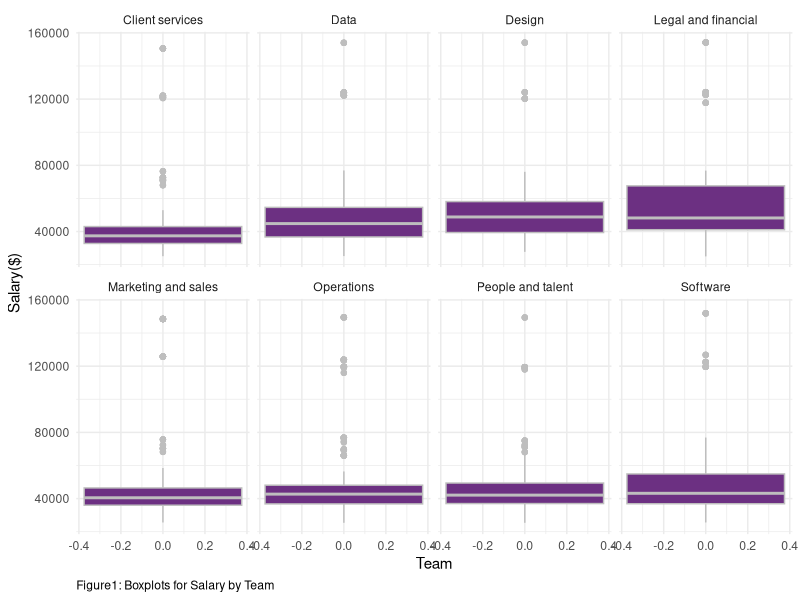
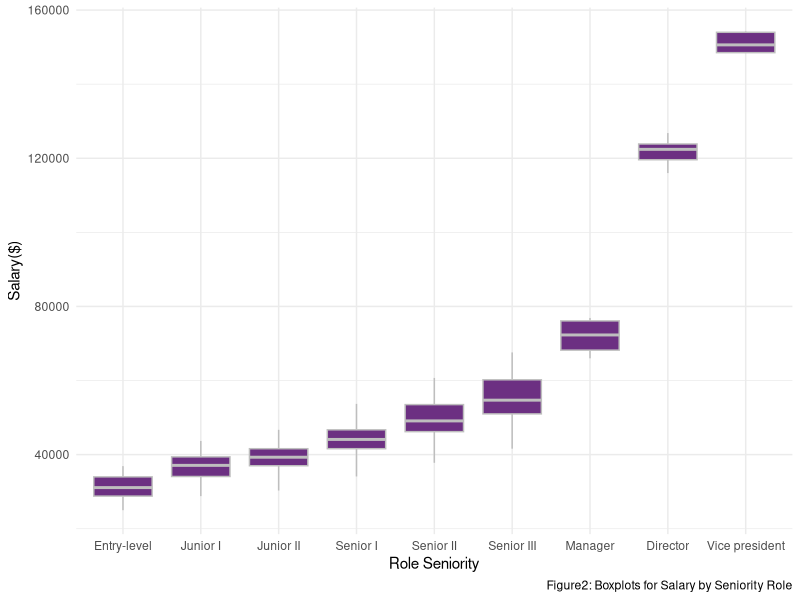
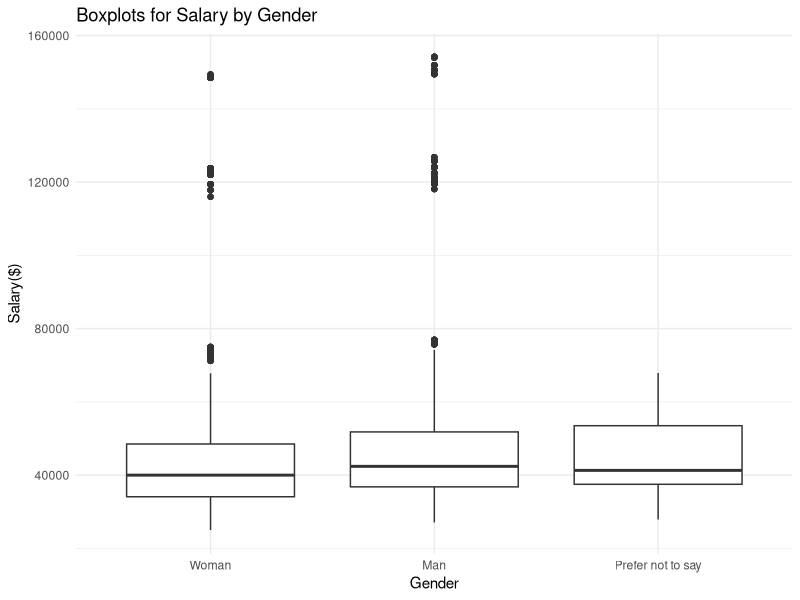
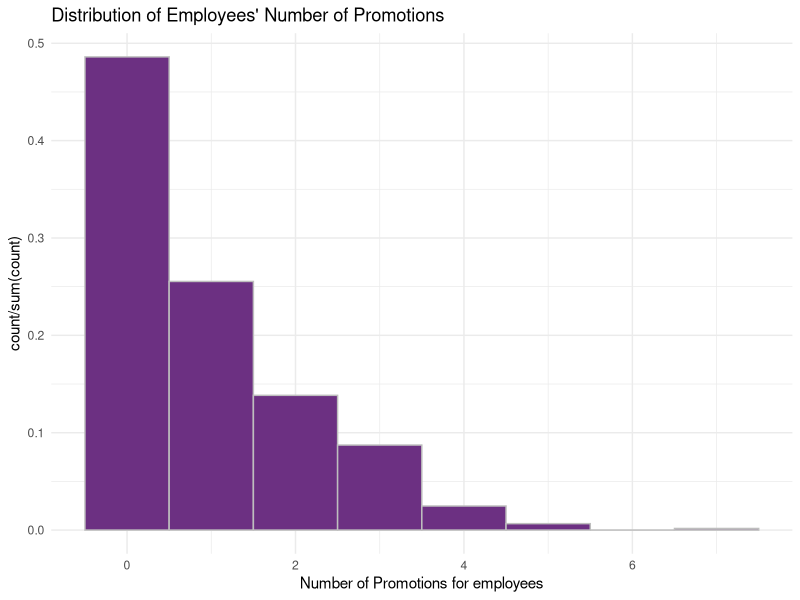
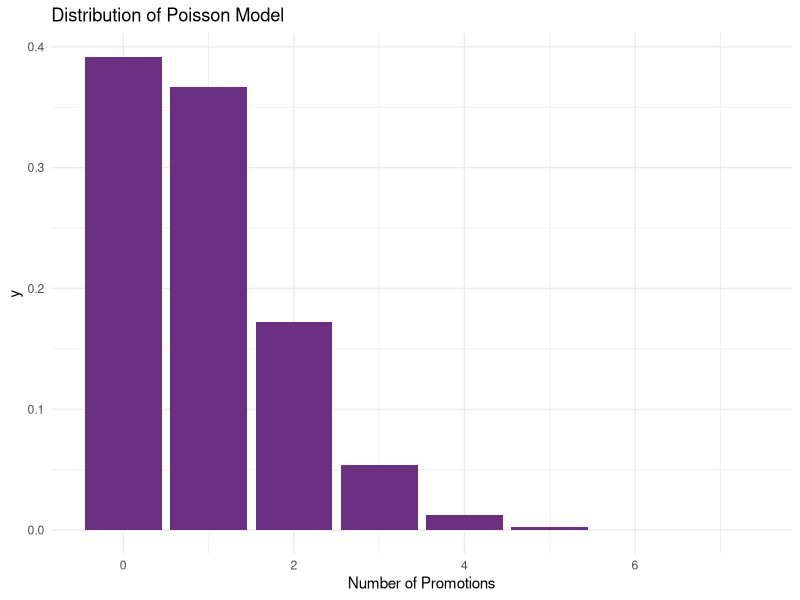
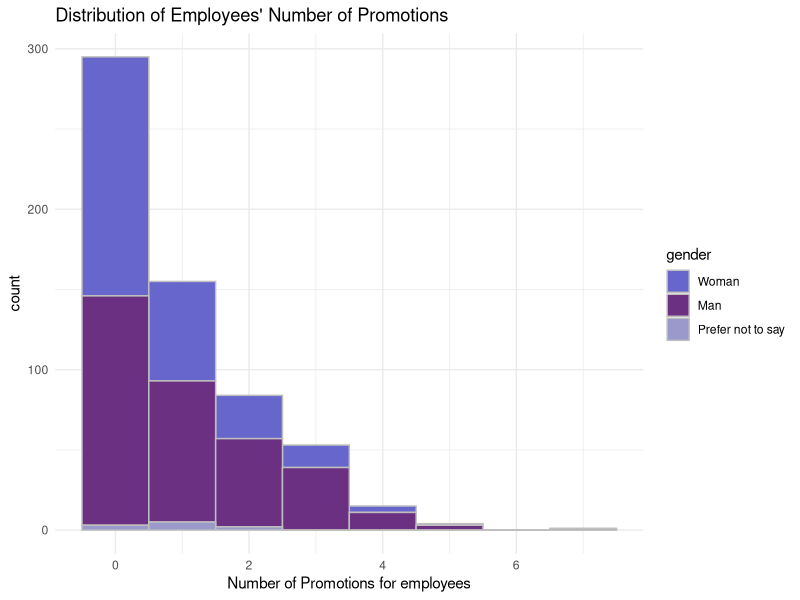
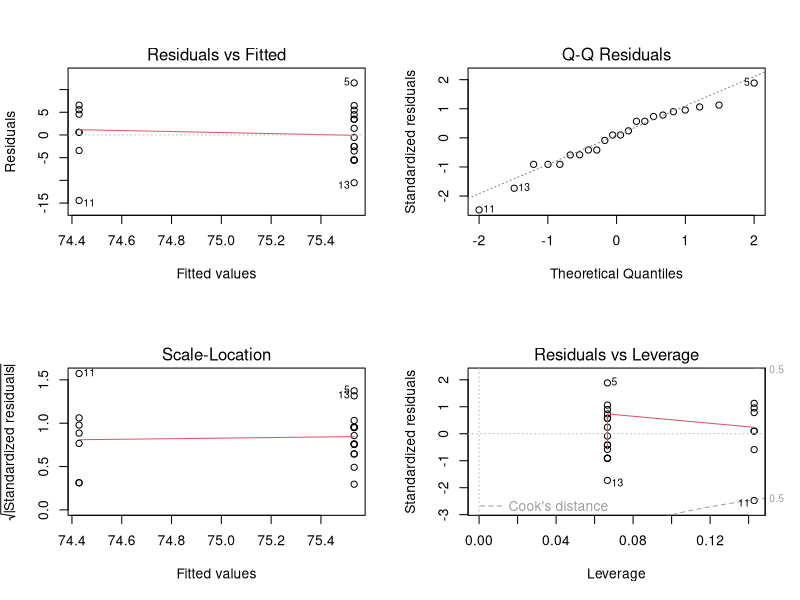
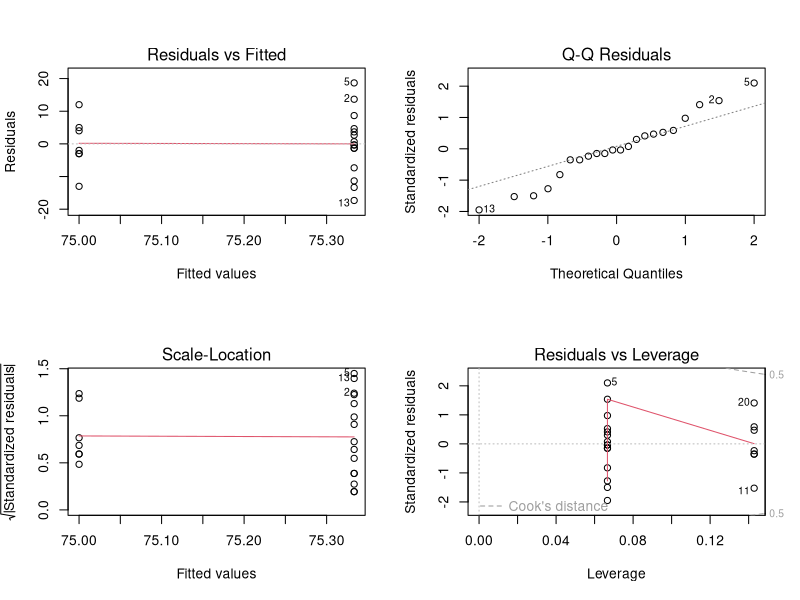

These figures' R source, in order:
## ---- chunk 1
library(tidyverse)
library(lme4)
library(mgcv)
library(kableExtra)
install.packages("gridExtra")
library(gridExtra)
# this should supress all code and messages
knitr::opts_chunk$set(include=FALSE)
## ---- chunk 2
############################################################################################################
#DATA CLEANING PART
############################################################################################################

# read in the data
black_saber_current_employees <- read_csv("data/black-saber-current-employees.csv")

#change salary varaible from characters to doubles
black_saber_current_employees_cleaned <- black_saber_current_employees %>% 
  mutate(salary = str_extract_all(salary, "\\d+,\\d+")) %>% #only extracting the number part(i.e., remove $)
  mutate(salary = str_remove_all(salary, ",")) %>% # remove comma(,)
  mutate(salary = as.numeric(salary)) %>% #change to doubles
  #changing the orders of role as hierarchy, rather than alphabetical order(see below note)
  mutate(role_seniority = fct_relevel(role_seniority, "Manager", after = 7)) %>% 
  mutate(role_seniority = fct_relevel(role_seniority, "Director", after = 7)) %>%
  #changing the orders of gender for clairty in explanation for promotion analaysis part
  mutate(gender = fct_relevel(gender, "Woman", after = 0))

#NOTES
#(Before changing): Director Entry-level Junior I Junior II Manager Senior I Senior II Senior III Vice president
#(After chaning): “Entry-level”,“Junior I”,“JuniorII”,“Senior I”,“Senior II”,“Senior III”,“Manager”, “Director”,“Vicepresident” 

## ---- chunk 3
#########################################################################################################
#EXPLORATORY ANALYSIS
#########################################################################################################
# create a visualisation (a boxplot to see if teams have systematic differences in their salary)
#some teams might be more important to the company 
#e.g., bc it is a software company, software team might be more valuable to the company and thus receive higher salary, yet this is fair in the sense that the Gideon wants salary based on "talent and value to the company”)

my_plot_salary_by_role_team <- black_saber_current_employees_cleaned %>% 
  ggplot(aes(y = salary)) +
  facet_wrap(~team, nrow = 2) +
  geom_boxplot(colour = "grey", fill = "#6C3082") +
  theme_minimal() +
  labs(x = "Team", y= "Salary($)", caption = "Figure1: Boxplots for Salary by Team") +
  theme(plot.caption = element_text(hjust = 0))

my_plot_salary_by_role_team
ggsave("images/salary_boxplot_team.png", width = 6, height = 4)

## ---- chunk 4

#exploring whether there is difference in salary by roles.
#there should be difference, since higher the role, the more salary people earn since they are more valuable to the company

my_plot_salary_by_role <- black_saber_current_employees_cleaned %>% 
  ggplot(aes(x = role_seniority, y = salary)) +
  geom_boxplot(colour = "grey", fill = "#6C3082") +
  theme_minimal() +
  labs(x="Role Seniority", y= "Salary($)", caption = "Figure2: Boxplots for Salary by Seniority Role")

my_plot_salary_by_role
ggsave("images/salary_boxplot_role.png", width = 6, height = 3)

#side note: does follow the seniority trend, which is Least senior to most senior: “Entry-level”,“Junior I”,“JuniorII”,“Senior I”,“Senior II”,“Senior III”,“Manager”, “Director”,“Vicepresident”

## ---- chunk 5
#########################################################################################################

#exploring whether there is gender difference in salary
my_plot_salary_by_gender <- black_saber_current_employees_cleaned %>% 
  ggplot(aes(x = gender, y = salary)) +
  geom_boxplot() +
  theme_minimal() +
  labs(title = "Boxplots for Salary by Gender", x = "Gender", y= "Salary($)")
  
my_plot_salary_by_gender
#result(interpretation of the plot): Gender does not seem to have fixed effect on salary. In other words, no gender bias, which is good considering EDI (but when doing model comparison, we will see whether such is true numerically)

ggsave("images/salary_boxplot_gender.png", width = 5, height = 2)

#########ONE-WAY ANOVA ON SALARY AND GENDER AS GROUP####################

lmod_gender <- lm(salary ~ gender, data = black_saber_current_employees_cleaned)
summary(lmod_gender)
#HOWEVER, UNLIKE THE VISUALIZATION, THERE WAS A SIGNIFICANT DIFFERENCE IN GENDER! THERE MIGHT BE GENDER BIAS IN SALARY(we will see this in model fitting part)

## ---- chunk 6
#########################################################################################################
#MODEL FITTING
#########################################################################################################

#fitting a linear mixed model while setting financial quarter (financial_q)
#rationale: in some quarters, the company earns a lot of money and so all employees earn more money in that quarter, but when the quarter is not good, all earn less money.

salary_lmer <- lmer(salary ~ gender + team + role_seniority + leadership_for_level + productivity + (1|financial_q), data = black_saber_current_employees_cleaned)
#summary(salary_lmer)

#cannot take face-value to whether team has systematic difference and so just to check, we added this model without team so that when we compare it with salary_lmer, we can know whether we must include team or not fpre better prediction.
salary_lmer_no_team <- lmer(salary ~ gender + role_seniority + leadership_for_level + productivity + (1|financial_q), data = black_saber_current_employees_cleaned)
#summary(salary_lmer)

salary_lmer_no_gender <- lmer(salary ~ team + role_seniority + leadership_for_level + productivity + (1|financial_q), data = black_saber_current_employees_cleaned)
#summary(salary_lmer_no_gender)

## ---- chunk 7
#########################################################################################################
#MODEL COMPARISION TEST
#########################################################################################################


#THIS TEST CONFIRMS THAT THERE IS A GENDER BIAS IN SALARY
lmtest::lrtest(salary_lmer, salary_lmer_no_gender)
#conclusion: indeed, becuase the p-value is significant, simpler model does NOT explain better than complex model = should include gender to have better predictive ability...

## ---- chunk 8
#This test confirms that we need team as predictor
lmtest::lrtest(salary_lmer, salary_lmer_no_team)
## ---- chunk 9
############################################################################################################
#DATA CLEANING PART
############################################################################################################
# create a variable called promotion count that keeps track of the number of times
# each employee got promoted
test_employee_data <- black_saber_current_employees_cleaned %>%
  mutate(employee_role = as.numeric(role_seniority)) %>%
  select(employee_id, employee_role) %>%
  group_by(employee_id)%>%
  mutate(initial_role=min(employee_role)) %>%
  mutate(current_role=max(employee_role)) %>%
  mutate(promotion_count = current_role - initial_role) %>%
  select(employee_id, promotion_count) %>%
  unique()

# `work_period` variable counts how many financial quarters each employee has gone through
# this gives us an idea of how long each employee has been working at the company
working_period <- black_saber_current_employees_cleaned %>%
  group_by(employee_id) %>%
  summarise(work_period = n())

# create a new variable called `employee_role` which saves role_seniority as numbers and
# create another variable called `initial_role` that indicates the initial role of the employee
role_seniority_data <- black_saber_current_employees_cleaned %>% 
  mutate(employee_role = as.numeric(role_seniority)) %>%
  select(employee_id, employee_role) %>%
  unique()%>%
  group_by(employee_id)%>%
  mutate(initial_role=min(employee_role)) %>%
  mutate(current_role=max(employee_role))

# data that only contains the most recent (2020 Q4) information on each employee
test_employee_data <- full_join(black_saber_current_employees_cleaned, test_employee_data) %>%
  left_join(working_period) %>%
  mutate(year = as.numeric(str_extract_all(financial_q, "\\d+\\d+"))) %>%
  mutate(quarter = as.numeric(substr(financial_q,7,7))) %>% 
  group_by(employee_id) %>%
  mutate(recent_year = max(year)) %>%
  filter(year == recent_year) %>%
  mutate(recent_quarter = max(quarter)) %>%
  filter(quarter == recent_quarter) %>%
  right_join(y = role_seniority_data) %>% 
  filter(employee_role == current_role) %>% 
  select(-c(year, quarter, recent_year, recent_quarter, current_role, employee_role, initial_role))

## ---- chunk 10
#########################################################################################################
#EXPLORATORY ANALYSIS
#########################################################################################################

# proportion of different numbers of promotion
prop.table(table(test_employee_data$promotion_count))

# mean number of promotions
mean(test_employee_data$promotion_count)
sd(test_employee_data$promotion_count)

promotion_count_plot <- test_employee_data %>% 
  ggplot(aes(x = promotion_count)) +
  geom_histogram(aes(y = stat(count / sum(count))), colour = "grey", fill = "#6C3082", binwidth= 1) +
  theme_minimal() +
  labs(title = "Distribution of Employees' Number of Promotions", x = "Number of Promotions for employees")

promotion_count_plot


promotion_count_poisson_plot <- ggplot(transform(data.frame(x=c(0:7)), y=dpois(x, lambda = mean(test_employee_data$promotion_count))), aes(x, y)) + 
  geom_bar(stat="identity", fill = "#6C3082") + 
  theme_minimal() +
  labs(title = "Distribution of Poisson Model", x = "Number of Promotions")
  
promotion_count_poisson_plot


promotion_count_by_gender_plot <- test_employee_data %>% 
  ggplot(aes(x = promotion_count, fill = gender)) +
  geom_histogram(colour = "grey", binwidth= 1) +
  theme_minimal() +
  labs(title = "Distribution of Employees' Number of Promotions", x = "Number of Promotions for employees") + 
  scale_fill_manual(values=c("#6666CC", "#6C3082","#9999CC"))

promotion_count_by_gender_plot
## ---- chunk 11
#########################################################################################################
#MODEL FITTING
#########################################################################################################
# test model to see if gender, leadership level and productivity of each employee affect their number of promotions
# (offset: account for different work periods for the employees, while allowing for counts to still be the response.)
mod1 <- glm(promotion_count ~ gender, family = poisson, offset = log(work_period), data = test_employee_data)

mod2 <- glm(promotion_count ~ gender + leadership_for_level, family = poisson, offset = log(work_period), data = test_employee_data)

mod3 <- glm(promotion_count ~ gender + leadership_for_level + productivity, family = poisson, offset = log(work_period), data = test_employee_data) 

lmtest::lrtest(mod1, mod2, mod3)
round(coef(summary(mod1)),4)
round(confint(mod1),4)

mod4 <- glmer(promotion_count ~ gender + (1|team), family = poisson, offset = log(work_period), data = test_employee_data)
# mod4 suggests that having the random effect for `team` may be meaningless since the random effect is very small.


## ---- chunk 12
#########################################################################################################
#DATA CLEANING PART
#########################################################################################################

# read in the data
phase1_applicants <- read.csv("data/phase1-new-grad-applicants-2020.csv")
phase2_applicants <- read.csv("data/phase2-new-grad-applicants-2020.csv")
phase3_applicants <- read.csv("data/phase3-new-grad-applicants-2020.csv")
final_hired <- read.csv("data/final-hires-newgrad_2020.csv")

#make new variable which tells whether applicant is accepted for each phase or not
#add gender if the dataset doesn't have
final_hired_cleaned <- final_hired %>% 
  mutate(hired = 1)

phase3_applicants_cleaned <- phase3_applicants %>% 
  full_join(final_hired_cleaned) %>% 
  mutate(hired = replace_na(hired, 0)) %>% 
  left_join(phase2_applicants) %>% 
  select(applicant_id : hired, gender) %>% 
  mutate(gender = fct_relevel(gender, "Woman", after = 0)) %>% 
  mutate(hired_word = case_when(hired == 0 ~ "Fail", 
                                         hired == 1 ~ "Pass")) %>% 
  mutate(phase2accepted = 1)

phase2_applicants_cleaned <- phase2_applicants %>% 
  full_join(phase3_applicants_cleaned) %>% 
  mutate(phase2accepted = replace_na(phase2accepted, 0)) %>% 
  select(applicant_id, gender, technical_skills:speaking_skills, phase2accepted) %>%
  mutate(gender = fct_relevel(gender, "Woman", after = 0)) %>% 
  mutate(phase2accepted_word = case_when(phase2accepted == 0 ~ "Fail", 
                                         phase2accepted == 1 ~ "Pass")) %>% 
  mutate(phase1accepted = 1) # %>% 
  #filter(gender != "Prefer not to say")

phase1_applicants_cleaned <- phase1_applicants %>% 
  full_join(phase2_applicants_cleaned) %>% 
  select(applicant_id:work_experience, phase1accepted) %>% 
  mutate(phase1accepted = replace_na(phase1accepted, 0)) %>%
  mutate(gender = fct_relevel(gender, "Woman", after = 0)) %>% 
  mutate(phase1accepted_word = case_when(phase1accepted == 0 ~ "Fail",
                                         phase1accepted == 1 ~ "Pass"))

phase2_applicants_cleaned <- filter(phase2_applicants_cleaned, gender != "Prefer not to say")
## ---- chunk 13
#########################################################################################################
#EXPLORATORY ANALYSIS
#########################################################################################################

#proportion of female
sum(phase1_applicants$gender == "Woman") / nrow(phase1_applicants)
sum(phase1_applicants$gender == "Prefer not to say") / nrow(phase1_applicants)
sum(phase2_applicants_cleaned$phase2accepted ==1) / nrow(phase2_applicants_cleaned)

# create a visualisation (a boxplot to see if gender has systematic differences in their phase approved)

#stacked bar chart that displays the proportion of applicants with each accepted group, for each gender
bar_proportion_phase1 <- ggplot(data = phase1_applicants_cleaned, aes(x = gender, fill = phase1accepted_word)) +
  geom_bar(position = "fill") +
  scale_fill_manual(values=c("#9999CC", "#6C3082")) +
  theme_minimal() +
  labs(title = "Pass Rate in Phase 1 by Gender",
       x = "Gender", y = "Approved Proportion") + 
  theme(legend.position = "none")

bar_proportion_phase2 <- ggplot(data = phase2_applicants_cleaned, aes(x = gender, fill = phase2accepted_word)) +
  geom_bar(position = "fill") +
  scale_fill_manual(values=c("#9999CC", "#6C3082")) +
  theme_minimal() +
  labs(title = "Pass Rate in Phase 2 by Gender",
       x = "Gender", y = "Approved Proportion") +
  theme(legend.title = element_blank())

bar_proportion_phase1_2 <- arrangeGrob(bar_proportion_phase1, bar_proportion_phase2, ncol=2)
ggsave(file="images/hiring_barchart_gender.png", bar_proportion_phase1_2)

box_interviewer1 <- ggplot(phase3_applicants_cleaned, aes(x = gender, y = interviewer_rating_1)) +
  geom_boxplot() +
  ylim(55, 95) +
  theme_minimal() +
  labs(title = "interviewer1 scores by Gender", x = "Gender", y= "rating") +
  theme(plot.title = element_text(hjust = 0.5))
  
box_interviewer2 <- ggplot(phase3_applicants_cleaned, aes(x = gender, y = interviewer_rating_2)) +
  geom_boxplot() +
  ylim(55, 95) +
  theme_minimal() +
  labs(title = "interviewer2 scores by Gender", x = "Gender", y= "rating") +
  theme(plot.title = element_text(hjust = 0.5))

box_proportion_interviewer1_2 <- arrangeGrob(box_interviewer1, box_interviewer2, ncol=2)
ggsave(file="images/hiring_boxplot_gender.png", box_proportion_interviewer1_2)
## ---- chunk 14
#########################################################################################################
#MODEL FITTING
#########################################################################################################

#use generalized linear model since all variables take large part of grades

#model where gender is only predictor
phase1_gender <- glm(phase1accepted ~ gender, family = binomial, data = phase1_applicants_cleaned)
confint(phase1_gender)

#generalized linear model with all variables except for gender
phase1_glm_no_gender <- glm(phase1accepted ~ team_applied_for + cover_letter + cv+ gpa + extracurriculars + work_experience, family = binomial(link = "logit"), data = phase1_applicants_cleaned)

#generalized linear model with all variables including gender
phase1_glm <- glm(phase1accepted ~ team_applied_for + cover_letter + cv+ gpa + gender +  extracurriculars + work_experience, family = binomial(link = "logit"), data = phase1_applicants_cleaned)

#deviance test to know including gender is better
drop_in_deviance <- anova(phase1_glm_no_gender, phase1_glm, test = "Chisq")
drop_in_deviance
## ---- chunk 15
#model where gender is only predictor
phase2_gender <- glm(phase2accepted ~ gender, family = binomial, data = phase2_applicants_cleaned)
confint(phase2_gender)

#generalized linear model with all variables except for gender
phase2_glm_no_gender <- glm(phase2accepted ~ technical_skills + writing_skills + speaking_skills + leadership_presence , family = binomial(link = "logit"), data = phase2_applicants_cleaned)

#generalized linear model with all variables including gender
phase2_glm <- glm(phase2accepted ~ technical_skills + writing_skills + speaking_skills + leadership_presence + gender, family = binomial(link = "logit"), data = phase2_applicants_cleaned)

#deviance test to know including gender is better
drop_in_deviance <- anova(phase2_glm_no_gender, phase2_glm, test = "Chisq")
drop_in_deviance
## ---- chunk 16
#Simple linear model with gender covariate for interviewer 1
phase3_interviewer1 <- lm(interviewer_rating_1 ~ gender, data = phase3_applicants_cleaned)
confint(phase3_interviewer1)

#Simple linear model with gender covariate for interviewer 2
phase3_interviewer2 <- lm(interviewer_rating_2 ~ gender, data = phase3_applicants_cleaned)
confint(phase3_interviewer2)

#Checking assumption
par(mfrow=c(2,2))
plot(phase3_interviewer1)
par(mfrow=c(2,2))
plot(phase3_interviewer2)
